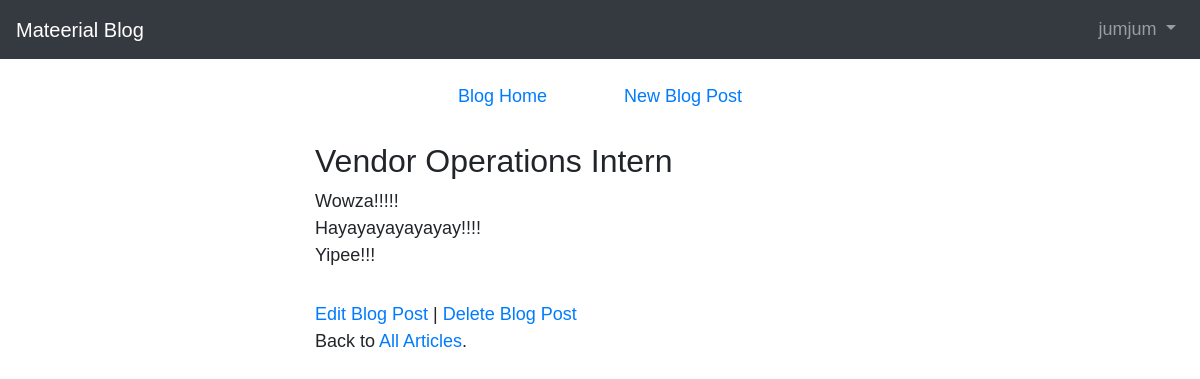
Screenshot of /post/3/ (signed in) with the database file from the repository.
### blog/models.py (models this page shows, shortened)
class Post(models.Model):
    title = models.CharField(max_length=200)
    author = models.ForeignKey('auth.user', on_delete=models.CASCADE)
    body = models.TextField()

### blog/views.py (the view)
# urls.py: path('post/<int:pk>/', BlogDetailView.as_view(), name='post_detail'),
class BlogDetailView(LoginRequiredMixin, DetailView):
    model = Post
    template_name = 'post_detail.html'

### templates/post_detail.html
{% extends 'base.html' %}
{% block content %}
    <div class='post-entry'>
        <h2>{{ post.title}}</h2>
        <p>{{ post.body|linebreaks }}</p>
    </div>
    <a href="{% url 'post_edit' post.pk %}"> Edit Blog Post</a> |
    <a href="{% url 'post_delete' post.pk %}"> Delete Blog Post</a>
    <p>Back to <a href="{% url 'home' %}">All Articles</a>.</p>
{% endblock %}

### templates/base.html (shortened to what this page needs)
{% load static %}
<!doctype html>
<html lang="en">
  <head>
      <link rel="stylesheet" href="https://cdn.jsdelivr.net/npm/bootstrap@4.6.0/dist/css/bootstrap.min.css">
    <link href="{% static 'css/main.css' %}" rel="stylesheet" >
  </head>
  <body>
    <body>
        <nav class="navbar navbar-expand-lg navbar-dark bg-dark">
            <a class="navbar-brand" href="{% url 'home' %}">Mateerial Blog</a>
            <div class="collapse navbar-collapse" id="navbarSupportedContent">
            {% if user.is_authenticated %}
                <ul class="navbar-nav ml-auto">
                    <li class="nav-item">
                        <a class="nav-link dropdown-toggle" href="#" id="navbarDropdown" role="button" data-toggle="dropdown" aria-haspopup="true" aria-expanded="false">
                            {{ user.username }}
                        </a>
                    </li>
                </ul>
            {% endif %}
            </div>
            </nav>
        <main>
            <div class="row justify-content-center m-4">
                <div class="col-6 text-center">
                    <span class="mr-4"><a href="{% url 'home' %}"> Blog Home</a></span>
                    <span class="ml-5"><a href="{% url 'post_new' %}">New Blog Post</a></span>
                </div>
            </div>
            <div class="container-fluid">
                <div class="row justify-content-center">
                    <div class="col-6">
                        {% block content %}
                        {% endblock content %}
                    </div>
                </div>
            </div>
        </main>
  </body>
</html>

### static/css/main.css (style rules this page uses)
body { font-family: 'Source Sans Pro', sans-serif; font-size: 18px; }
.post-entry { margin-bottom: 2rem; }
.post-entry h2 { margin: 0.5rem 0; }
.post-entry p { margin: 0; font-weight: 400; }

### rows the page displays
Post: title "Vendor Operations Intern", body "Wowza!!!!! Hayayayayayayay!!!! Yipee!!!"

### other values shown
{{ user.username }} "jumjum"
